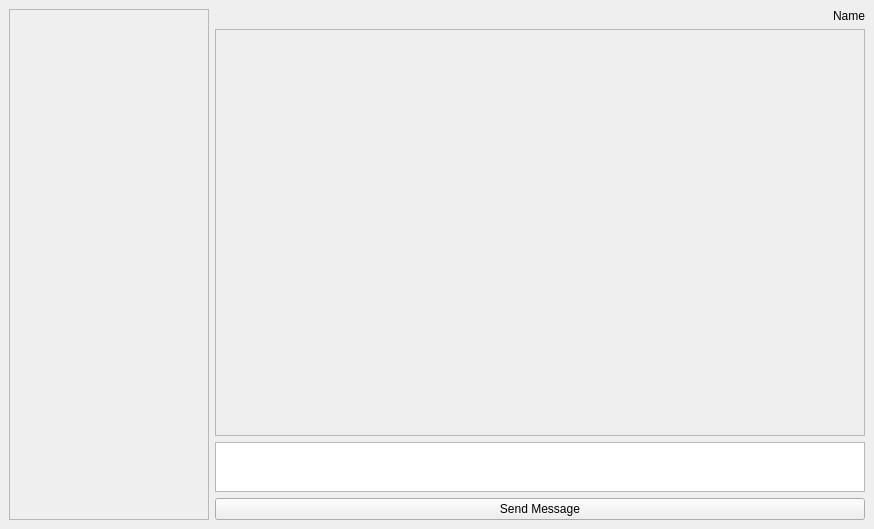
<?xml version="1.0" encoding="UTF-8"?>
<ui version="4.0">
 <class>MainWindow</class>
 <widget class="QMainWindow" name="MainWindow">
  <property name="geometry">
   <rect>
    <x>0</x>
    <y>0</y>
    <width>874</width>
    <height>529</height>
   </rect>
  </property>
  <property name="windowTitle">
   <string>MainWindow</string>
  </property>
  <widget class="QWidget" name="centralwidget">
   <layout class="QHBoxLayout" name="horizontalLayout_2">
    <item>
     <layout class="QHBoxLayout" name="horizontalLayout">
      <item>
       <widget class="QScrollArea" name="scrollArea">
        <property name="maximumSize">
         <size>
          <width>200</width>
          <height>16777215</height>
         </size>
        </property>
        <property name="styleSheet">
         <string notr="true"/>
        </property>
        <property name="widgetResizable">
         <bool>true</bool>
        </property>
        <widget class="QWidget" name="scrollAreaWidgetContents">
         <property name="geometry">
          <rect>
           <x>0</x>
           <y>0</y>
           <width>198</width>
           <height>485</height>
          </rect>
         </property>
         <layout class="QVBoxLayout" name="verticalLayout_3">
          <item>
           <layout class="QVBoxLayout" name="Button_vertical"/>
          </item>
         </layout>
        </widget>
       </widget>
      </item>
      <item>
       <layout class="QVBoxLayout" name="verticalLayout_2">
        <item alignment="Qt::AlignRight">
         <widget class="QLabel" name="User_label">
          <property name="maximumSize">
           <size>
            <width>16777215</width>
            <height>100</height>
           </size>
          </property>
          <property name="text">
           <string>&lt;html&gt;&lt;head/&gt;&lt;body&gt;&lt;p&gt;Name&lt;/p&gt;&lt;/body&gt;&lt;/html&gt;</string>
          </property>
         </widget>
        </item>
        <item>
         <widget class="QScrollArea" name="Message_Scroll">
          <property name="widgetResizable">
           <bool>true</bool>
          </property>
          <widget class="QWidget" name="scrollAreaWidgetContents_2">
           <property name="geometry">
            <rect>
             <x>0</x>
             <y>0</y>
             <width>644</width>
             <height>375</height>
            </rect>
           </property>
           <layout class="QVBoxLayout" name="verticalLayout_4">
            <item>
             <layout class="QVBoxLayout" name="Messages_layouts"/>
            </item>
           </layout>
          </widget>
         </widget>
        </item>
        <item>
         <widget class="QTextEdit" name="Message_Area">
          <property name="maximumSize">
           <size>
            <width>16777215</width>
            <height>50</height>
           </size>
          </property>
         </widget>
        </item>
        <item>
         <widget class="QPushButton" name="Send_btn">
          <property name="text">
           <string>Send Message</string>
          </property>
         </widget>
        </item>
       </layout>
      </item>
     </layout>
    </item>
   </layout>
  </widget>
  <widget class="QMenuBar" name="menubar">
   <property name="geometry">
    <rect>
     <x>0</x>
     <y>0</y>
     <width>874</width>
     <height>22</height>
    </rect>
   </property>
  </widget>
 </widget>
 <resources/>
 <connections/>
</ui>
